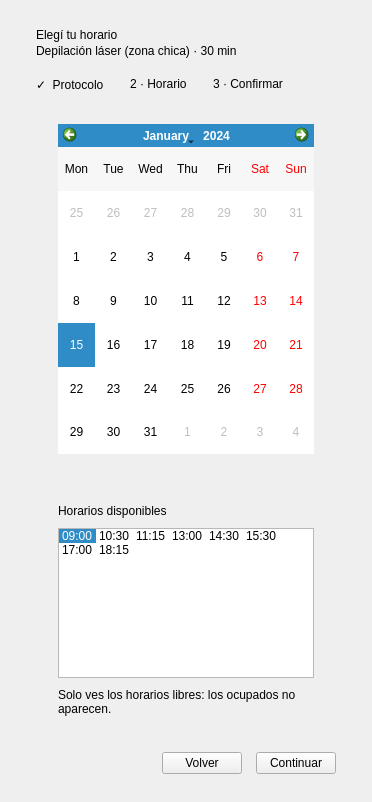
      <widget class="QWidget" name="pagHorario">
       <layout class="QVBoxLayout" name="layoutHorario">
        <property name="spacing">
         <number>16</number>
        </property>
        <property name="leftMargin">
         <number>36</number>
        </property>
        <property name="topMargin">
         <number>28</number>
        </property>
        <property name="rightMargin">
         <number>36</number>
        </property>
        <property name="bottomMargin">
         <number>28</number>
        </property>
        <item>
         <layout class="QVBoxLayout" name="layoutCabeceraHorario">
          <property name="spacing">
           <number>2</number>
          </property>
          <item>
           <widget class="QLabel" name="lblTituloHorario">
            <property name="text">
             <string>Elegí tu horario</string>
            </property>
            <property name="rol" stdset="0">
             <string notr="true">titulo</string>
            </property>
           </widget>
          </item>
          <item>
           <widget class="QLabel" name="lblPasoHorario">
            <property name="text">
             <string>Depilación láser (zona chica) · 30 min</string>
            </property>
            <property name="wordWrap">
             <bool>true</bool>
            </property>
            <property name="rol" stdset="0">
             <string notr="true">subtitulo</string>
            </property>
           </widget>
          </item>
         </layout>
        </item>
        <item>
         <layout class="QHBoxLayout" name="p2Pasos">
          <property name="spacing">
           <number>26</number>
          </property>
          <item>
           <widget class="QLabel" name="p2Paso1">
            <property name="text">
             <string>✓  Protocolo</string>
            </property>
            <property name="paso" stdset="0">
             <string notr="true">hecho</string>
            </property>
           </widget>
          </item>
          <item>
           <widget class="QLabel" name="p2Paso2">
            <property name="text">
             <string>2 · Horario</string>
            </property>
            <property name="paso" stdset="0">
             <string notr="true">activo</string>
            </property>
           </widget>
          </item>
          <item>
           <widget class="QLabel" name="p2Paso3">
            <property name="text">
             <string>3 · Confirmar</string>
            </property>
            <property name="paso" stdset="0">
             <string notr="true">pendiente</string>
            </property>
           </widget>
          </item>
          <item>
           <spacer name="p2PasosEspacio">
            <property name="orientation">
             <enum>Qt::Horizontal</enum>
            </property>
            <property name="sizeHint" stdset="0">
             <size>
              <width>40</width>
              <height>20</height>
             </size>
            </property>
           </spacer>
          </item>
         </layout>
        </item>
        <item>
         <widget class="QFrame" name="tarjetaCalendario">
          <property name="tarjeta" stdset="0">
           <bool>true</bool>
          </property>
          <layout class="QVBoxLayout" name="layoutCalendario">
           <property name="leftMargin">
            <number>22</number>
           </property>
           <property name="topMargin">
            <number>14</number>
           </property>
           <property name="rightMargin">
            <number>22</number>
           </property>
           <property name="bottomMargin">
            <number>14</number>
           </property>
           <item>
            <widget class="QCalendarWidget" name="calendario">
             <property name="minimumSize">
              <size>
               <width>0</width>
               <height>330</height>
              </size>
             </property>
             <property name="gridVisible">
              <bool>false</bool>
             </property>
             <property name="verticalHeaderFormat">
              <enum>QCalendarWidget::NoVerticalHeader</enum>
             </property>
             <property name="horizontalHeaderFormat">
              <enum>QCalendarWidget::ShortDayNames</enum>
             </property>
            </widget>
           </item>
          </layout>
         </widget>
        </item>
        <item>
         <widget class="QFrame" name="tarjetaHorarios">
          <property name="tarjeta" stdset="0">
           <bool>true</bool>
          </property>
          <layout class="QVBoxLayout" name="layoutHorarios">
           <property name="spacing">
            <number>10</number>
           </property>
           <property name="leftMargin">
            <number>22</number>
           </property>
           <property name="topMargin">
            <number>20</number>
           </property>
           <property name="rightMargin">
            <number>22</number>
           </property>
           <property name="bottomMargin">
            <number>20</number>
           </property>
           <item>
            <widget class="QLabel" name="lblHorarios">
             <property name="text">
              <string>Horarios disponibles</string>
             </property>
             <property name="rol" stdset="0">
              <string notr="true">seccion</string>
             </property>
            </widget>
           </item>
           <item>
            <widget class="QListWidget" name="listaHorarios">
             <property name="minimumSize">
              <size>
               <width>0</width>
               <height>150</height>
              </size>
             </property>
             <property name="maximumSize">
              <size>
               <width>16777215</width>
               <height>150</height>
              </size>
             </property>
             <property name="movement">
              <enum>QListView::Static</enum>
             </property>
             <property name="flow">
              <enum>QListView::LeftToRight</enum>
             </property>
             <property name="isWrapping" stdset="0">
              <bool>true</bool>
             </property>
             <property name="resizeMode">
              <enum>QListView::Adjust</enum>
             </property>
             <property name="currentRow">
              <number>0</number>
             </property>
             <item>
              <property name="text">
               <string>09:00</string>
              </property>
             </item>
             <item>
              <property name="text">
               <string>10:30</string>
              </property>
             </item>
             <item>
              <property name="text">
               <string>11:15</string>
              </property>
             </item>
             <item>
              <property name="text">
               <string>13:00</string>
              </property>
             </item>
             <item>
              <property name="text">
               <string>14:30</string>
              </property>
             </item>
             <item>
              <property name="text">
               <string>15:30</string>
              </property>
             </item>
             <item>
              <property name="text">
               <string>17:00</string>
              </property>
             </item>
             <item>
              <property name="text">
               <string>18:15</string>
              </property>
             </item>
            </widget>
           </item>
           <item>
            <widget class="QLabel" name="lblNotaHorario">
             <property name="text">
              <string>Solo ves los horarios libres: los ocupados no aparecen.</string>
             </property>
             <property name="wordWrap">
              <bool>true</bool>
             </property>
             <property name="rol" stdset="0">
              <string notr="true">nota</string>
             </property>
            </widget>
           </item>
          </layout>
         </widget>
        </item>
        <item>
         <layout class="QHBoxLayout" name="botonesHorario">
          <property name="spacing">
           <number>14</number>
          </property>
          <item>
           <spacer name="espacioBotonesHorario">
            <property name="orientation">
             <enum>Qt::Horizontal</enum>
            </property>
            <property name="sizeHint" stdset="0">
             <size>
              <width>40</width>
              <height>20</height>
             </size>
            </property>
           </spacer>
          </item>
          <item>
           <widget class="QPushButton" name="btnVolver2">
            <property name="text">
             <string>Volver</string>
            </property>
            <property name="cursor">
             <cursorShape>PointingHandCursor</cursorShape>
            </property>
           </widget>
          </item>
          <item>
           <widget class="QPushButton" name="btnContinuar2">
            <property name="text">
             <string>Continuar</string>
            </property>
            <property name="primario" stdset="0">
             <bool>true</bool>
            </property>
            <property name="cursor">
             <cursorShape>PointingHandCursor</cursorShape>
            </property>
           </widget>
          </item>
         </layout>
        </item>
       </layout>
      </widget>
